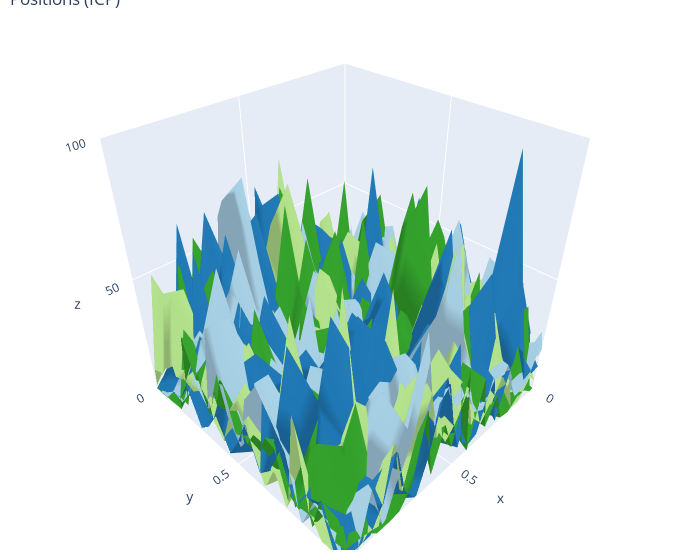

This figure's notebook cell:
### Code cell
hist3d(trace.state, n_robots, 30, 100, 'Positions (ICP)')

### Figure 1 — Plotly figure (JSON) as saved in the notebook; plotly's stock layout.template omitted (floating-point values rounded to 4 significant figures; data arrays with more than 128 entries replaced by an {"elided": "..."} marker saying what was removed)
{"data": [{"color": "rgb(166,206,227)", "type": "mesh3d", "x": {"elided": "900 float values"}, "y": {"elided": "900 float values"}, "z": {"elided": "900 int values"}}, {"color": "rgb(31,120,180)", "type": "mesh3d", "x": {"elided": "900 float values"}, "y": {"elided": "900 float values"}, "z": {"elided": "900 int values"}}, {"color": "rgb(178,223,138)", "type": "mesh3d", "x": {"elided": "900 float values"}, "y": {"elided": "900 float values"}, "z": {"elided": "900 int values"}}, {"color": "rgb(51,160,44)", "type": "mesh3d", "x": {"elided": "900 float values"}, "y": {"elided": "900 float values"}, "z": {"elided": "900 int values"}}], "layout": {"margin": {"b": 10, "l": 10, "r": 20, "t": 10}, "scene": {"xaxis": {"nticks": 4, "range": [0, 1]}, "yaxis": {"nticks": 4, "range": [0, 1]}, "zaxis": {"nticks": 4, "range": [0, 100]}}, "title": {"text": "Positions (ICP)", "x": 0, "xref": "paper"}, "width": 700}}
